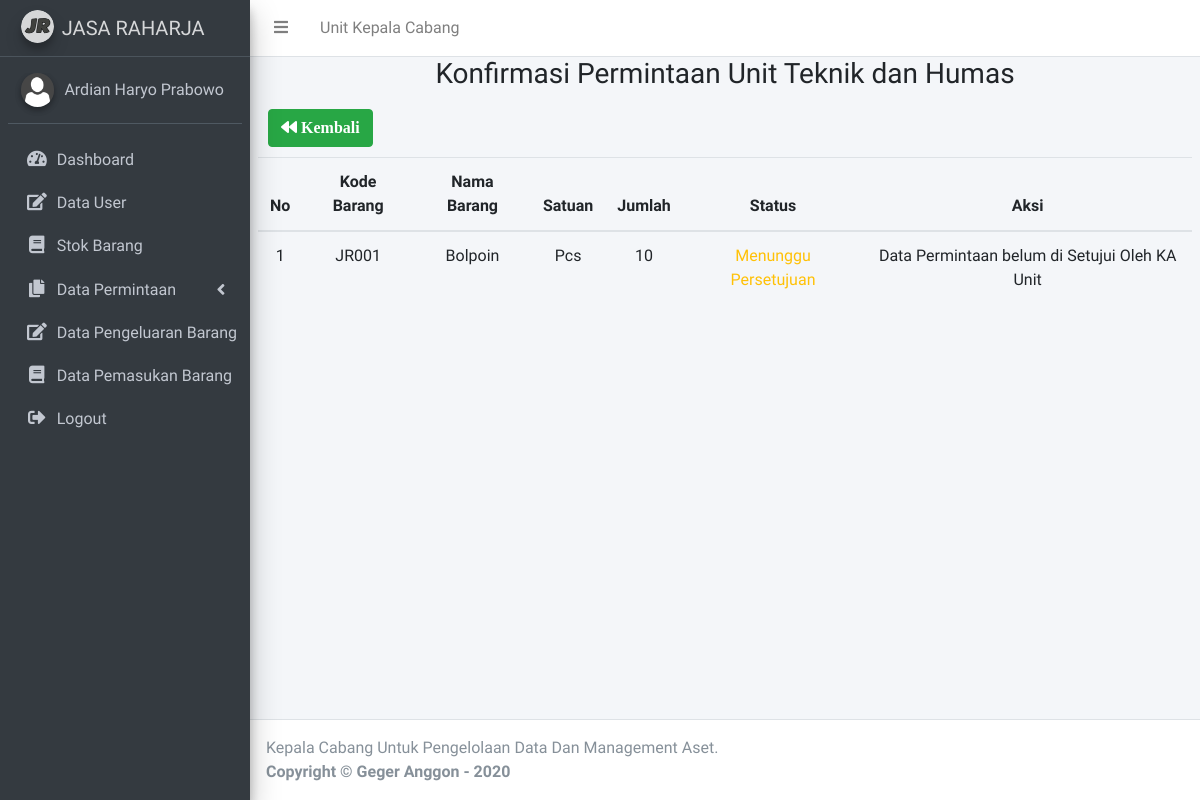
Before: /admin/index.php?p=detilhistory&unit=Teknik dan Humas&tgl=2020-02-12 (signed in) with the older database file.
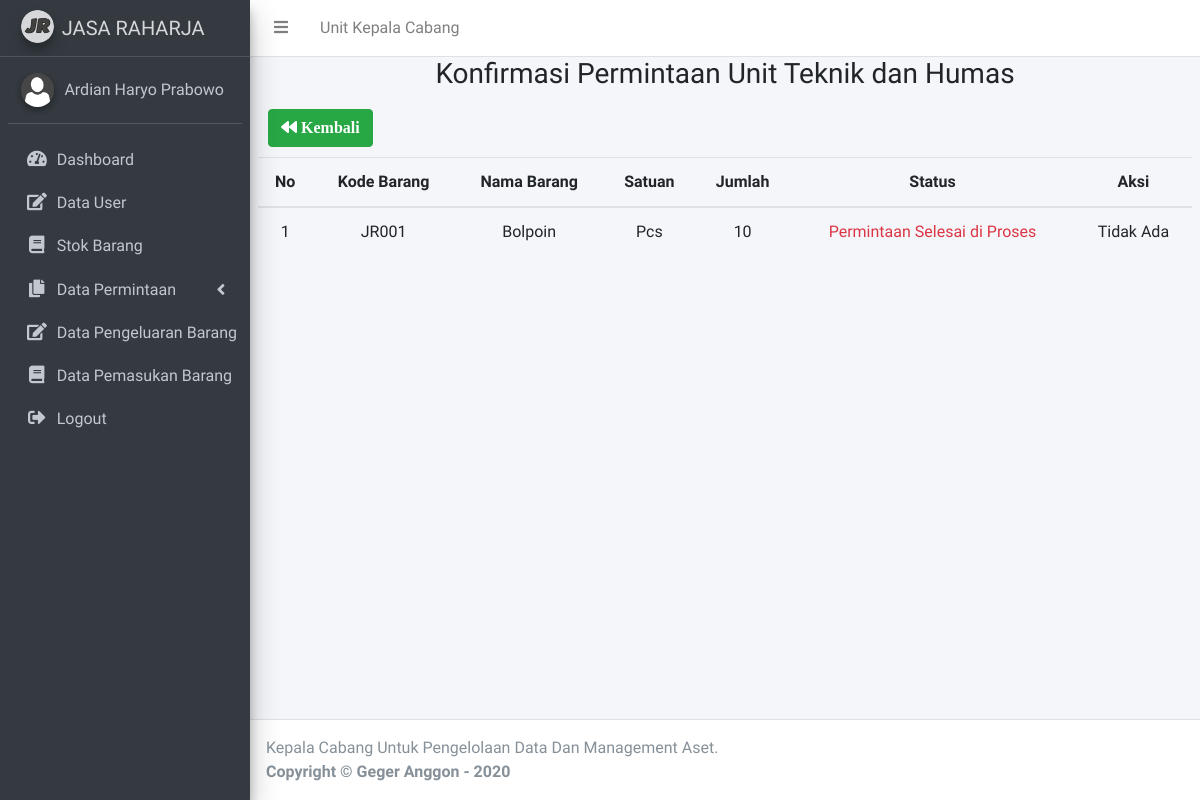
After: the same page with the newer database file.
### tables this page shows
CREATE TABLE `permintaan`  (
  `id_permintaan` int(100) NOT NULL AUTO_INCREMENT,
  `nama` varchar(255) NULL DEFAULT NULL,
  `idjabatan` int(11) NULL DEFAULT NULL,
  `unit` varchar(20) NOT NULL,
  `kode_brg` varchar(5) NOT NULL,
  `id_jenis` int(11) NOT NULL,
  `jumlah` int(11) NOT NULL,
  `tgl_permintaan` date NOT NULL,
  `keterangan` varchar(255) NULL DEFAULT NULL,
  `status` int(11) NOT NULL DEFAULT 0,
  PRIMARY KEY (`id_permintaan`) USING BTREE
);

CREATE TABLE `stokbarang`  (
  `kode_brg` varchar(5) NOT NULL,
  `id_jenis` int(2) NOT NULL,
  `nama_brg` varchar(30) NOT NULL,
  `satuan` varchar(50) NULL DEFAULT NULL,
  `stok` int(11) NOT NULL,
  `keluar` int(11) NULL DEFAULT 0,
  `sisa` int(11) NOT NULL,
  `tgl_masuk` date NOT NULL,
  `suplier` varchar(20) NOT NULL,
  PRIMARY KEY (`kode_brg`) USING BTREE
);

### admin/detilhistory.php (the view, shortened to what this page needs)
<?php
    include "../fungsi/koneksi.php";
    if (isset($_GET['tgl']) && isset($_GET['unit'])) {
        $tgl = $_GET['tgl'];
        $unit = $_GET['unit'];
        $query = mysqli_query($koneksi, "SELECT permintaan.tgl_permintaan, permintaan.id_permintaan, permintaan.kode_brg, nama_brg, jumlah, satuan, status FROM permintaan INNER JOIN
        stokbarang ON permintaan.kode_brg = stokbarang.kode_brg  WHERE tgl_permintaan='$tgl' AND unit='$unit'");
    }
?>
<section class="content">
    <div class="row">
        <div class="col-sm-12">
             <div class="box box-primary">
                <div class="box-header with-border">
                    <h3 class="text-center">Konfirmasi Permintaan Unit <?php echo $unit; ?></h3>
                </div>
                <div class="box-body">
                    <a href="index.php?p=history" style="margin:10px;" class="btn btn-success"><i class='fa fa-backward'>  Kembali</i></a>
                    <div class="table-responsive">
                        <table class="table text-center">
                            <thead  >
                                <tr>
                                    <th>No</th>
                                    <th>Kode Barang</th>
                                    <th>Nama Barang</th>
									<th>Satuan</th>
                                    <th>Jumlah</th>
                                    <th>Status</th>
                                    <th>Aksi</th>
                                </tr>
                            </thead>
                            <tbody>
                                <tr>
                                    <?php
                                        $no =1 ;
                                        if (mysqli_num_rows($query)) {
                                            while($row=mysqli_fetch_assoc($query)):
                                     ?>
                                        <td> <?= $no; ?> </td>
                                        <td> <?= $row['kode_brg']; ?> </td>
                                        <td> <?= $row['nama_brg']; ?> </td>
										<td> <?= $row['satuan']; ?> </td>
                                        <td> <?= $row['jumlah']; ?> </td>
                                        <td > <?php
                                               if ($row['status'] == 0){
                                                echo '<span class=text-warning>Menunggu Persetujuan</span>';
                                            } elseif ($row['status'] == 1) {
                                                echo '<span class=text-primary>Telah Disetujui KA Unit</span>';
                                            } elseif ($row['status'] == 2) {
                                                echo '<span class=text-primary>Telah Disetujui HC & Umum</span>';
                                            } elseif ($row['status'] == 3) {
                                                echo '<span class=text-primary>Telah Dibatalkan</span>';
                                            }else {
                                                echo '<span class=text-danger>Permintaan Selesai di Proses</span>';
                                            }
                                               ?>
                                         </td>
                                        <td>
                                        <?php if($row['status'] == 0): ?>
                                            <p> Data Permintaan belum di Setujui Oleh KA Unit </p>
                                        <?php elseif ($row['status'] == 1): ?>
                                            <p> Menunggu Persetujuan HC & Umum </p>
                                        <?php elseif ($row['status'] == 2): ?>
                                            <p> Menunggu Persetujuan Pengeluaran Barang </p>
                                         <?php elseif ($row['status'] == 3): ?>
                                         <p> Data Permintaan Telah di Batalkan Oleh KA UNIT</p>
                                        <?php else: ?>
                                        <p> Tidak Ada</p>
                                        <?php endif; ?>
                                        </td>
                            </tr>
                            <?php $no++; endwhile; }else {echo "<tr><td colspan=9>Tidak ada permintaan Barang.</td></tr>";} ?>
                            </tbody>
                        </table>
                    </div>
                </div>
            </div>
        </div>
    </div>
</section>

Changed rows visible on the page:
changed permintaan "JR001": status "Menunggu Persetujuan Data Permintaan belum di Setujui Oleh KA Unit" → "Permintaan Selesai di Proses Tidak Ada"
